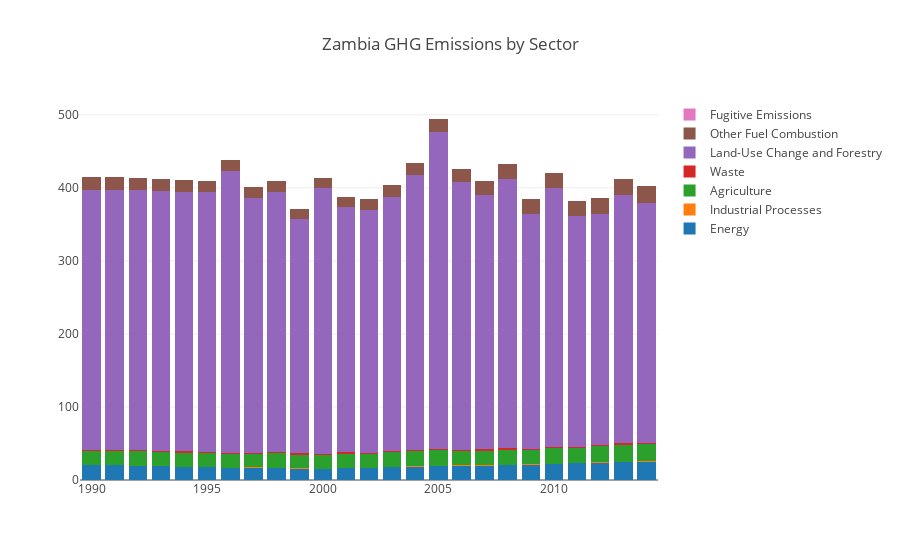

This figure's notebook cell:
### Code cell
country='Zambia'
fig1 = plot_country(country)
iplot(fig1, filename='pandas-bar-chart-layout '+country);
